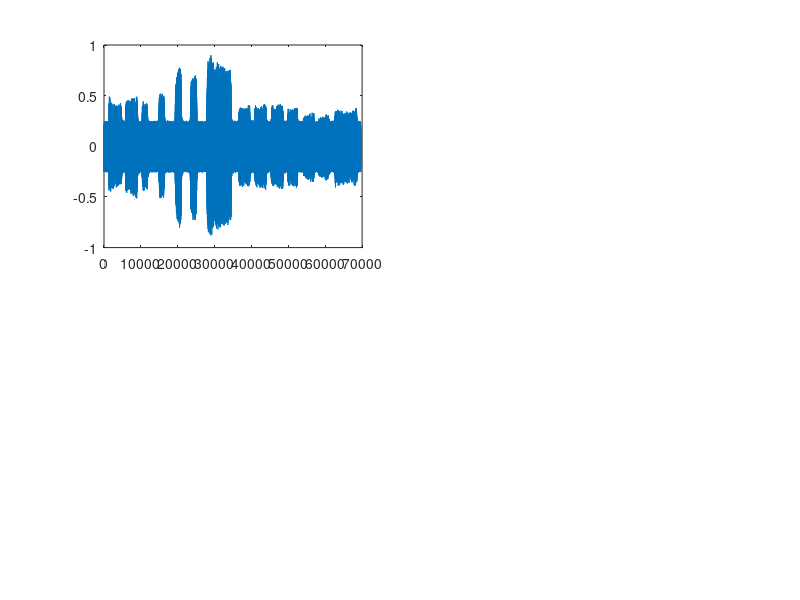

Recreate this plot in MATLAB. (Note: this script raises an error after producing the figure.)
%Ejercicio 11

Fm = 11025;
n1=load("nshima.txt");
N=length(n1);

subplot(2,2,1)
plot(n1);


df=Fm/N;
freq=-Fm/2:df:Fm/2-df;

fn1=fftp(n1);
Nfn1=length(fn1);

subplot(2,2,2)
plot(freq,fn1);

%Para encontrar la nota LA (440hz y armonicos) hago 0 todo lo que no sea la nota y hago la inversa

f1=fft(n1);
N1=length(f1);

%Hago tres simple y saco cual es 440 y sus multiplos en frecuencias
%69633 ---- 11025
%34816 -----5512 Seria mi 0 en frecuencia
% Entonces 440hz -->F positiva 2779 ---->F negativa N/2+2799= 8290
% Entonces 880hz -->F positiva 1389 ---->F negativa N/2+1389=6901 ---> Segundo Armonico Fundamental/2
% Entonces 1320hz -->F positiva 926 ---->F negativa N/2+926=6438 ---> Tercer Armonico Fundamental/3

%Pongo en 0 todas las frecuencias que no sean LA o armonicos de LA1
%Solo considere 2 armonicos de LA
%Igual tendria que usar un umbral de amplitud
umbral = 150;
f1=abs(f1);
for i = 1:N1
	if(i != 2778 && i != 8290 && i != 1389 && i != 6901 && f1(i) < umbral)
		f1(i) = 0;
	endif
endfor

%Grafico el filtrado
subplot(2,2,3)
plot(freq,f1);

n1la=real(ifft(f1));

subplot(2,2,4)
plot(n1la);


#wavwrite(n1la,11025,32,"Señal_Filtrada.wav");
#wavwrite(n1,11025,32,"Señal.wav");

